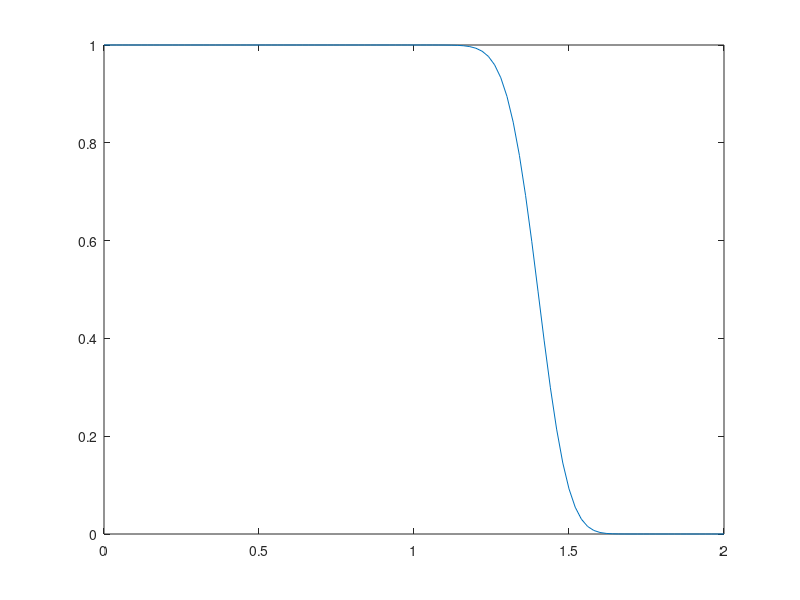

MATLAB code for this plot:
function main
clc;
clear;

N=100; %total cells, points N+1
L=2.0; %length
dx=L/N; % compute the spatial step
x=(0:N)'/N*L; % x positions

%initialize
u=zeros(N+1,1); 
u(1:20)=1.0;  %if L(20)=L_1

% set the phase velocity
c=0.5;
% set the courant number
cfl=0.7;

un=u;
t=0.0; %initial time
time=2; %total time

while (t<time)
    rhs=spatial_difference(N, un, dx, c);
    dt=cfl*dx/c; %compute dt time step
    un=temporal_advance(un, dt, rhs);
    t=t+dt
end

plot(x, un); %plot the result
end

function rhs=spatial_difference(N, un, dx, c)
    rhs=zeros(N+1,1);
    
    for i=2:N+1
        rhs(i)=-c*(un(i)-un(i-1))/dx;
    end
end

function unp=temporal_advance(un, dt, rhs)
    unp=un+dt*rhs;
end




